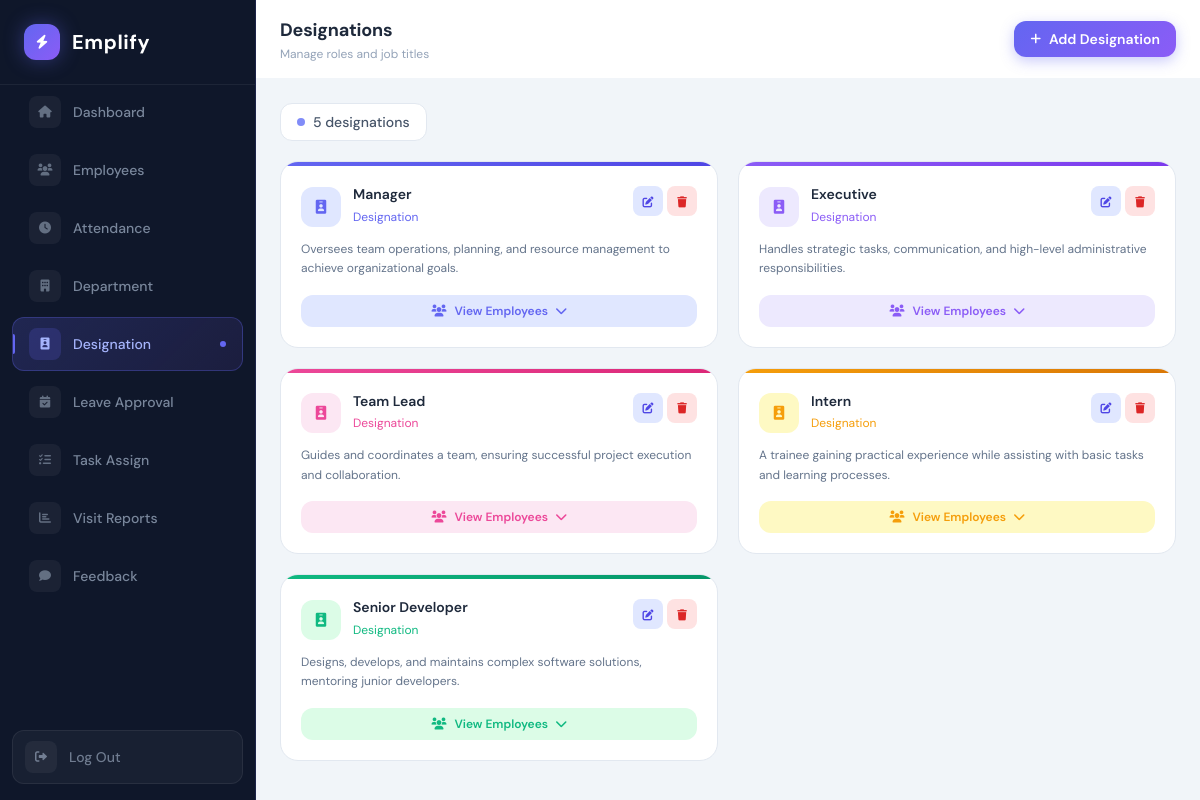
Screenshot of /admin/designation.php (signed in) with the database file from the repository.
### tables this page shows
CREATE TABLE `designation` (
  `desg_id` int(11) NOT NULL,
  `name` varchar(100) DEFAULT NULL,
  `description` varchar(200) DEFAULT NULL
);

### admin/designation.php (the view, shortened to what this page needs)
<?php
require_once '../config/db.php';
$result      = $conn->query("SELECT * FROM designation");
$designations = $result ? $result->fetch_all(MYSQLI_ASSOC) : [];
$total        = count($designations);
?>
<!DOCTYPE html>
<html lang="en">
<head>
    <script src="https://cdn.tailwindcss.com"></script>
    <link rel="stylesheet" href="https://cdnjs.cloudflare.com/ajax/libs/font-awesome/6.0.0/css/all.min.css">
</head>
<body>
<?php include('../includes/sidebar.php'); ?>
<div class="main-area">
    <div class="flex items-center justify-between px-6 py-4 bg-white"
         style="border-bottom: 1px solid #f1f5f9; min-height: 64px;">
        <div>
            <h1 class="text-lg font-bold text-slate-800" style="letter-spacing: -0.2px;">Designations</h1>
            <p class="text-xs text-slate-400 mt-0.5">Manage roles and job titles</p>
        </div>
        <button onclick="openModal('addModal')"
                class="inline-flex items-center gap-2 text-sm font-semibold px-4 py-2 rounded-xl text-white transition-all"
                style="background: linear-gradient(135deg,#6366f1,#8b5cf6); box-shadow: 0 4px 14px rgba(99,102,241,0.35);"
                onmouseover="this.style.boxShadow='0 6px 20px rgba(99,102,241,0.5)'"
                onmouseout="this.style.boxShadow='0 4px 14px rgba(99,102,241,0.35)'">
            <i class="fas fa-plus text-xs"></i> Add Designation
        </button>
    </div>
    <div class="flex-1 overflow-y-auto p-6 space-y-5">
        <div class="flex items-center gap-3">
            <div class="flex items-center gap-2 text-sm font-medium px-4 py-2 rounded-xl bg-white"
                 style="border: 1px solid #e2e8f0;">
                <span class="w-2 h-2 rounded-full bg-indigo-400 inline-block"></span>
                <span class="text-slate-600"><?php echo $total; ?> designation<?php echo $total !== 1 ? 's' : ''; ?></span>
            </div>
        </div>
        <?php if (empty($designations)): ?>
        <div class="flex flex-col items-center justify-center py-24">
            <div class="w-16 h-16 rounded-2xl flex items-center justify-center mb-4"
                 style="background: #f1f5f9;">
                <i class="fas fa-id-badge text-slate-300 text-2xl"></i>
            </div>
            <p class="text-slate-400 font-medium">No designations yet</p>
            <p class="text-slate-300 text-sm mt-1">Click "Add Designation" to create your first one</p>
        </div>
        <?php else: ?>
        <?php
        $card_accents = [
            ['light'=>'#e0e7ff','color'=>'#6366f1','dark'=>'#4f46e5'],
            ['light'=>'#ede9fe','color'=>'#8b5cf6','dark'=>'#7c3aed'],
            ['light'=>'#fce7f3','color'=>'#ec4899','dark'=>'#db2777'],
            ['light'=>'#fef9c3','color'=>'#f59e0b','dark'=>'#d97706'],
            ['light'=>'#dcfce7','color'=>'#10b981','dark'=>'#059669'],
            ['light'=>'#dbeafe','color'=>'#3b82f6','dark'=>'#2563eb'],
            ['light'=>'#ffedd5','color'=>'#f97316','dark'=>'#ea580c'],
        ];
        ?>
        <div class="grid grid-cols-1 sm:grid-cols-2 xl:grid-cols-3 gap-5">
            <?php foreach ($designations as $i => $desg):
                $ac = $card_accents[$i % count($card_accents)];
            ?>
            <div class="desg-card">
                <div class="h-1 w-full" style="background: linear-gradient(90deg, <?php echo $ac['color']; ?>, <?php echo $ac['dark']; ?>);"></div>
                <div class="p-5">
                    <div class="flex items-start justify-between gap-3 mb-3">
                        <div class="flex items-center gap-3">
                            <div class="w-10 h-10 rounded-xl flex items-center justify-center flex-shrink-0"
                                 style="background: <?php echo $ac['light']; ?>;">
                                <i class="fas fa-id-badge text-sm" style="color: <?php echo $ac['color']; ?>;"></i>
                            </div>
                            <div>
                                <h3 class="font-semibold text-slate-800 text-sm leading-tight">
                                    <?php echo htmlspecialchars($desg['name']); ?>
                                </h3>
                                <span class="text-xs" style="color: <?php echo $ac['color']; ?>;">Designation</span>
                            </div>
                        </div>
                        <div class="flex items-center gap-1 flex-shrink-0">
                            <button class="btn-icon" style="background:#e0e7ff; color:#4f46e5;"
                                    onmouseover="this.style.background='#c7d2fe'"
                                    onmouseout="this.style.background='#e0e7ff'"
                                    onclick="openEditModal(<?php echo $desg['desg_id']; ?>, '<?php echo htmlspecialchars(addslashes($desg['name'])); ?>', '<?php echo htmlspecialchars(addslashes($desg['description'])); ?>')"
                                    title="Edit">
                                <i class="fas fa-edit"></i>
                            </button>
                            <button class="btn-icon" style="background:#fee2e2; color:#dc2626;"
                                    onmouseover="this.style.background='#fecaca'"
                                    onmouseout="this.style.background='#fee2e2'"
                                    onclick="confirmDelete(<?php echo $desg['desg_id']; ?>)"
                                    title="Delete">
                                <i class="fas fa-trash"></i>
                            </button>
                        </div>
                    </div>
                    <p class="text-xs text-slate-500 leading-relaxed mb-4 line-clamp-2">
                        <?php echo $desg['description'] ? htmlspecialchars($desg['description']) : '<span class="text-slate-300 italic">No description provided</span>'; ?>
                    </p>
                    <button onclick="toggleEmployees(<?php echo $desg['desg_id']; ?>, this)"
                            class="w-full flex items-center justify-center gap-2 text-xs font-semibold py-2 rounded-xl transition-all"
                            style="background: <?php echo $ac['light']; ?>; color: <?php echo $ac['color']; ?>;">
                        <i class="fas fa-users text-xs"></i>
                        <span>View Employees</span>
                        <i class="fas fa-chevron-down text-xs transition-transform" id="chevron-<?php echo $desg['desg_id']; ?>"></i>
                    </button>
                </div>
            </div>
            <?php endforeach; ?>
        </div>
        <?php endif; ?>
    </div>
</div>
</body>
</html>

### admin/designation.php (style rules this page uses)
* { font-family: 'DM Sans', sans-serif; }
body { background: #f1f5f9; height: 100vh; overflow: hidden; }
.main-area { display: flex; flex-direction: column; height: 100vh; overflow: hidden; margin-left: 0; }
@media (min-width: 1024px) { .main-area { margin-left: 256px; } }
.desg-card { background: #fff; border: 1px solid #e2e8f0; border-radius: 18px; transition: box-shadow 0.2s, transform 0.2s; overflow: hidden; }
.btn-icon { width: 30px; height: 30px; border-radius: 8px; display: inline-flex; align-items: center; justify-content: center; font-size: 11px; transition: background 0.15s, transform 0.15s; cursor: pointer; border: none; }

### rows the page displays
designation: name "Manager", description "Oversees team operations, planning, and resource management to achieve organizational goals."
designation: name "Executive", description "Handles strategic tasks, communication, and high-level administrative responsibilities."
designation: name "Team Lead", description "Guides and coordinates a team, ensuring successful project execution and collaboration."
designation: name "Intern", description "A trainee gaining practical experience while assisting with basic tasks and learning processes."
designation: name "Senior Developer", description "Designs, develops, and maintains complex software solutions, mentoring junior developers."

### other values shown
$item['label'] "Dashboard"
$item['label'] "Employees"
$item['label'] "Attendance"
$item['label'] "Department"
$item['label'] "Designation"
$item['label'] "Leave Approval"
$item['label'] "Task Assign"
$item['label'] "Visit Reports"
$item['label'] "Feedback"
$total "5"
